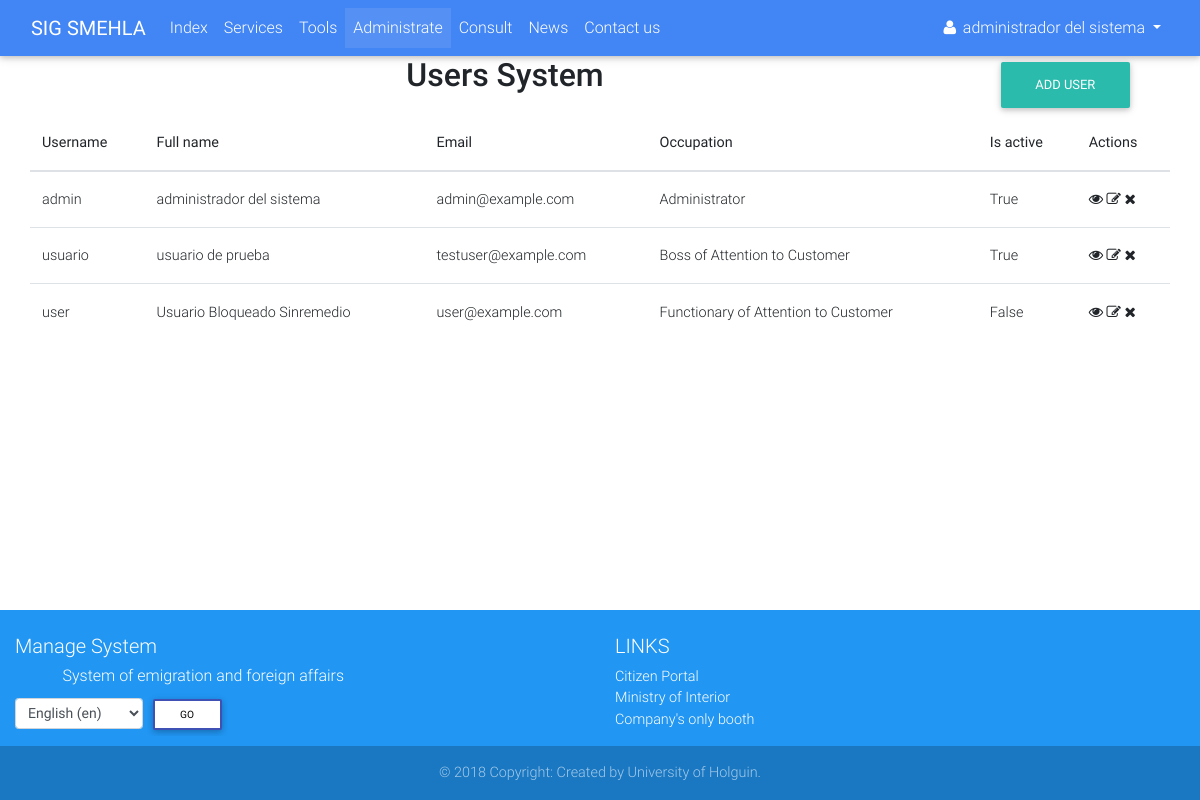
The page /accounts/dashboard/ (signed in) on the database as committed earlier.
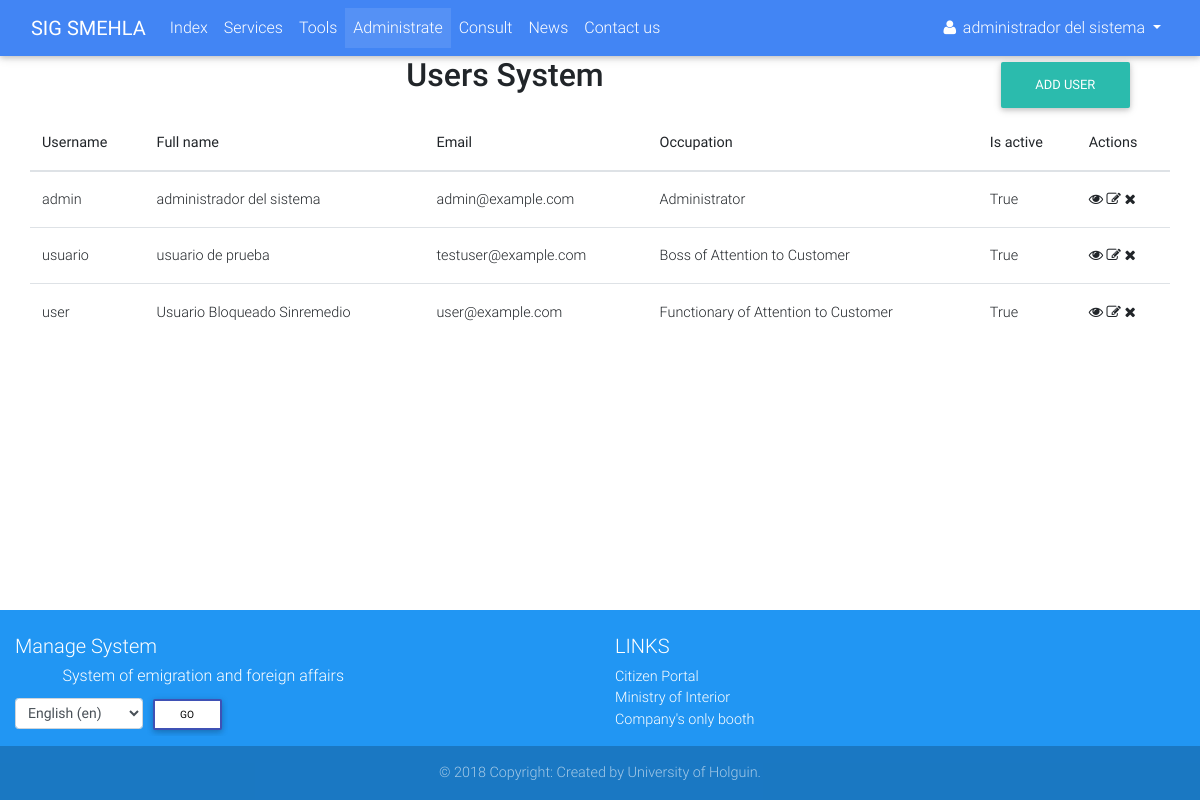
The same page on the database as committed later.
### accounts/models.py (models this page shows, shortened)
class Profile(AbstractUser):
    OCCUPATION_TYPE = (
        ('FAC', _('Functionary of Attention to Customer')),
        ('BAC', _('Boss of Attention to Customer')),
        ('BDAC', _('Boss of Departament of Attention to Customer')),
        ('DIR', _('Director')),
        ('ADMIN', _('Administrator')),
    )
    born_date = models.DateField(_('Born date'), blank=True, null=True, validators=[validate_born_date])
    occupation = models.CharField(_('Occupation'), max_length=5, choices=OCCUPATION_TYPE, default='FAC')
    REQUIRED_FIELDS = ['email', 'born_date']
    class Meta:
        verbose_name = _('Profile')
        verbose_name_plural = _('Profiles')
    def __str__(self):
        if self.first_name and self.last_name:
            return self.get_full_name()
        else:
            return self.username

### accounts/views.py (the view)
# urls.py: path('dashboard/', views.DashBoardView.as_view(), name='dashboard'),
class DashBoardView(mixins.SuperuserRequiredMixin, mixins.NavbarMixin, generic.ListView):
    template_name = 'accounts/dashboard.html'
    tab_name = 'dashboard'
    model = Profile

### accounts/mixins.py (called while the page is built)
    def dispatch(self, request, *args, **kwargs):
        response = super(SuperuserRequiredMixin, self).dispatch(request, *args, **kwargs)
        if request.user.is_superuser:
            return response
        else:
            raise PermissionDenied

    def get_tab_name(self):
        if self.tab_name:
            return self.tab_name
        else:
            return 'init'

    def get_context_data(self, **kwargs):
        context = super(NavbarMixin, self).get_context_data(**kwargs)
        context['tab'] = self.get_tab_name()
        return context

### accounts/templates/accounts/dashboard.html (shortened to what this page needs)
{% extends 'navbar.html' %}
{% load i18n %}
{% block main %}
    <div class="container">
        <div class="row">
            <div class="col-10"><h2 class="h2 text-center">{% trans 'Users System' %}</h2></div>
            <div class="col">
                <a href="{% url 'accounts:profile_create' %}" class="btn btn-default">{% trans 'Add user' %}</a>
            </div>
        </div>
        <div class="row">
            <table class="table table-hover" cellspacing="0" width="100%">
                <thead>
                <tr>
                    <th class="th">{% trans 'Username' %}</th>
                    <th>{% trans 'Full name' %}</th>
                    <th>{% trans 'Email' %}</th>
                    <th>{% trans 'Occupation' %}</th>
                    <th>{% trans 'Is active' %}</th>
                    <th>{% trans 'Actions' %}</th>
                </tr>
                </thead>
                <tbody>
                {% for profile in profile_list %}
                    <tr>
                        <td>{{ profile.username }}</td>
                        <td>{{ profile.get_full_name }}</td>
                        <td>{{ profile.email }}</td>
                        <td>{{ profile.get_occupation_display }}</td>
                        <td>{{ profile.is_active }}</td>
                        <td>
                            <a href="{% url 'accounts:profile_detail' profile.pk %}">
                                <i class="fa fa-eye"></i>
                            </a>
                            <a href="{% url 'accounts:profile_update' profile.pk %}">
                                <i class="fa fa-edit"></i>
                            </a>
                            <a href="{% url 'accounts:profile_delete' profile.pk %}">
                                <i class="fa fa-remove"></i>
                            </a>
                        </td>
                    </tr>
                {% endfor %}
                </tbody>
            </table>
        </div>
    </div>
{% endblock %}

Rows that differ between the two databases and show on the page:
changed Profile "user": is_active "False" → "True"
